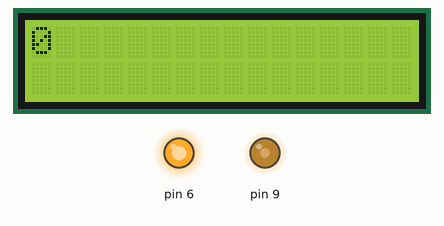
Recording of a sketch running on a simulated Arduino Uno, built with avr-gcc and run on an emulated ATmega328P. Shown: 16×2 character LCD, output pins drawn as LEDs (lit = HIGH).

Above: at 1.1 s.
At 5.1 s:
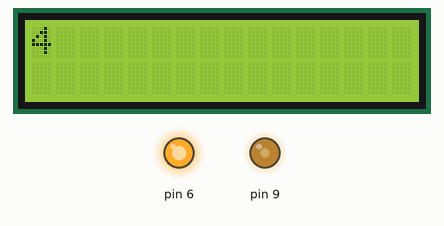
At 10.1 s:
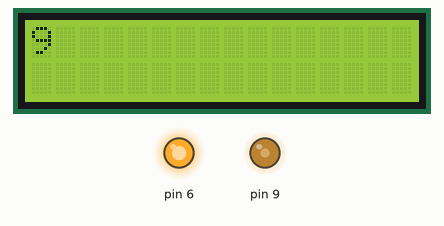
At 20.1 s:
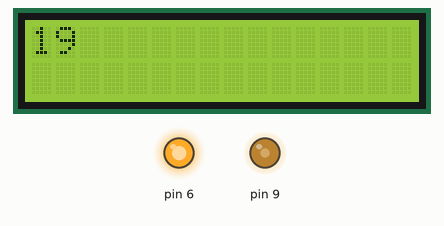
At 29.1 s:
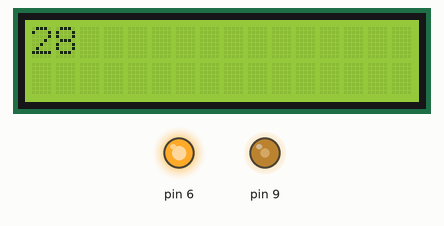
At 39.1 s:
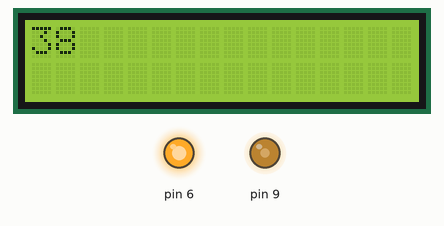

Measured:
- what the display in image 0 shows lasts 1.0 s, from 1.0 s to 2.0 s

The sketch:

Source.ino
```cpp
#include "LCD.h"

LCD lcd(16, 2, 4, 2, 7, 8, 12, 13, 6, 9);

unsigned long last = 0;
unsigned long seconds = 0;

void setup()
{
	lcd.Init();
}

void loop()
{
	if (millis() - last > 999)
	{
		char buffer[10];
		ultoa(seconds++, buffer, 10);

		lcd.UpdateLCDText(0, 0, buffer, false);

		last = millis();
	}
}
```

Utils.h
```cpp
#pragma once
#include "Arduino.h"

typedef unsigned long ulong;

static inline void ReplaceText(char *destination, const char *source)
{
    if (destination == NULL)
    {
        return;
    }

    while (*destination++ = *source++);
}
```

LCD.cpp
```cpp
#include "LCD.h"

LCD::LCD(uint8_t cols, uint8_t rows, uint8_t rs, uint8_t enable, uint8_t d4, uint8_t d5, uint8_t d6, uint8_t d7, uint8_t brightnessPin, uint8_t contrastPin) : ROWS(rows), COLS(cols), BRIGHTNESS_PIN(brightnessPin), CONTRAST_PIN(contrastPin)
{
    m_DisplayInstance = new LiquidCrystal(rs, enable, d4, d5, d6, d7);

    m_LastTextSize = new uint8_t[rows];
    m_LastText = new char *[rows];

    for (uint8_t i = 0; i < rows; ++i)
    {
        m_LastText[i] = new char[cols + 1];
    }

    byte fullRectangle[] = {
        B11111,
        B11111,
        B11111,
        B11111,
        B11111,
        B11111,
        B11111,
        B11111};

    m_DisplayInstance->createChar(0, fullRectangle);

    pinMode(brightnessPin, OUTPUT);
    pinMode(contrastPin, OUTPUT);
}

LCD::~LCD()
{
    if (m_DisplayInstance)
    {
        delete m_DisplayInstance;
    }

    if (m_LastTextSize)
    {
        delete[] m_LastTextSize;
    }

    if (m_LastText)
    {
        for (uint8_t i = 0; i < ROWS; ++i)
        {
            delete[] m_LastText[i];
        }

        delete[] m_LastText;
    }
}

uint8_t LCD::GetBrightness() const
{
    return m_Brightness;
}

uint8_t LCD::GetContrast() const
{
    return m_Contrast;
}

bool LCD::Visible() const
{
    return m_DisplayToggle;
}

void LCD::ClearLCD()
{
    if (!m_DisplayCleared)
    {
        for (uint8_t i = 0; i < ROWS; ++i)
        {
            memset(m_LastText[i], ' ', COLS);
            m_LastText[i][COLS] = '\0';
            m_DisplayInstance->setCursor(0, i), m_DisplayInstance->print(m_LastText[i]);
        }
        memset(m_LastTextSize, __UINT8_MAX__, ROWS * sizeof(*m_LastTextSize));
        m_DisplayCleared = true;
    }
}

void LCD::ClearLCD(uint8_t line, uint8_t startPos, uint8_t endPos)
{
    if (startPos != __UINT8_MAX__)
    {
        if (endPos > COLS - 1)
        {
            endPos = __UINT8_MAX__;
        }

        uint8_t max = endPos != __UINT8_MAX__ ? endPos + 1 : COLS;
        for (uint8_t i = startPos; i < max; ++i)
        {
            m_LastText[line][i] = ' ';
        }

        m_DisplayInstance->setCursor(0, line);
        m_DisplayInstance->print(m_LastText[line]);
    }
}

void LCD::Init()
{
    m_DisplayInstance->begin(COLS, ROWS);
    ResetDisplayView();
    ClearLCD();

    SetVisible(true);
}

void LCD::MapToValAndDrawProgress(uint8_t line, long inputValue, long rangeMin, long rangeMax, uint8_t minCol, uint8_t maxCol)
{
    ClearLCD(line, minCol);
    if (inputValue == 0)
    {
        return;
    }

    if (inputValue < rangeMin)
    {
        inputValue = rangeMin;
    }

    uint8_t maxColumn = map(inputValue, rangeMin, rangeMax, minCol, maxCol);

    if (maxColumn == 0)
    {
        maxColumn = 1;
    }

    for (uint8_t i = minCol; i < maxColumn; ++i)
    {
        m_DisplayInstance->setCursor(i, line);
        m_DisplayInstance->write(byte(0));
    }
}

void LCD::MapToValAndDrawProgress(uint8_t line, long inputValue, long rangeMin, long rangeMax)
{
    MapToValAndDrawProgress(line, inputValue, rangeMin, rangeMax, 0, COLS);
}

void LCD::ResetBrightness()
{
    m_Brightness = DEFAULT_BRIGHTNESS;
    analogWrite(BRIGHTNESS_PIN, DEFAULT_BRIGHTNESS);
}

void LCD::ResetContrast()
{
    m_Contrast = DEFAULT_CONTRAST;
    analogWrite(CONTRAST_PIN, DEFAULT_CONTRAST);
}

void LCD::ResetDisplayView()
{
    ResetBrightness();
    ResetContrast();
}

void LCD::SetBrightness(uint8_t brightness)
{
    this->m_Brightness = brightness;
    analogWrite(BRIGHTNESS_PIN, brightness);
}

void LCD::SetContrast(uint8_t contrast)
{
    this->m_Contrast = contrast;
    analogWrite(CONTRAST_PIN, contrast);
}

void LCD::SetVisible(bool toggle)
{
    if (!toggle)
    {
        m_DisplayInstance->noDisplay();
        analogWrite(BRIGHTNESS_PIN, 0);
        m_DisplayToggle = false;
    }
    else
    {
        m_DisplayInstance->display();
        analogWrite(BRIGHTNESS_PIN, m_Brightness);
        m_DisplayToggle = true;
    }
}

void LCD::ToggleVisibile()
{
    SetVisible(m_DisplayToggle);
}

void LCD::UpdateLCDText(uint8_t line, uint8_t pos, const char *text, bool clearRight)
{
    if (line > ROWS - 1)
    {
        return;
    }

    if (m_LastTextSize[line] != __UINT8_MAX__)
    {
        char newText[COLS + 1];
        memset(newText, ' ', COLS * (sizeof *newText));
        newText[COLS] = '\0';

        ReplaceText(newText + pos, text);

        if (!strcmp(newText, m_LastText[line]))
        {
            return;
        }
        uint8_t currLen = pos + strlen(text);

        ReplaceText(m_LastText[line] + pos, text);

        if (clearRight)
        {
            if (currLen < m_LastTextSize[line])
            {
                ClearLCD(line, currLen, m_LastTextSize[line]);
            }
        }
        m_LastTextSize[line] = currLen;
    }
    else
    {
        ReplaceText(m_LastText[line] + pos, text);
        m_LastTextSize[line] = COLS - strlen(text) + pos;
    }

    if (m_DisplayCleared)
    {
        m_DisplayCleared = false;
    }

    m_DisplayInstance->setCursor(pos, line);
    m_DisplayInstance->print(text);
}
```

LCD.h
```cpp
#pragma once
#include <LiquidCrystal.h>
#include "Utils.h"

class LCD
{
    constexpr static uint8_t DEFAULT_BRIGHTNESS = 255;
    constexpr static uint8_t DEFAULT_CONTRAST = 105;

    const uint8_t BRIGHTNESS_PIN;
    const uint8_t CONTRAST_PIN;
    const uint8_t COLS;
    const uint8_t ROWS;

    LiquidCrystal *m_DisplayInstance = nullptr;

    uint8_t m_Brightness;
    uint8_t m_Contrast;

    char **m_LastText = nullptr;

    uint8_t *m_LastTextSize = nullptr;

    bool m_DisplayCleared = false;
    bool m_DisplayToggle = true;

public:
    LCD(uint8_t rows, uint8_t cols, uint8_t rs, uint8_t enable, uint8_t d4, uint8_t d5, uint8_t d6, uint8_t d7, uint8_t brightness, uint8_t contrast);
    ~LCD();

    uint8_t GetBrightness() const;
    uint8_t GetContrast() const;

    bool Visible() const;

    void ClearLCD();
    void ClearLCD(uint8_t line, uint8_t startPos, uint8_t endPos = __UINT8_MAX__);
    void Init();
    void MapToValAndDrawProgress(uint8_t line, long inputValue, long rangeMin, long rangeMax);
    void MapToValAndDrawProgress(uint8_t line, long inputValue, long rangeMin, long rangeMax, uint8_t minCol, uint8_t maxCol);
    void ResetBrightness();
    void ResetContrast();
    void ResetDisplayView();
    void SetBrightness(uint8_t brightness);
    void SetContrast(uint8_t contrast);
    void SetVisible(bool toggle);
    void ToggleVisibile();
    void UpdateLCDText(uint8_t line, uint8_t pos, const char *text, bool clearRight = true);
};
```
